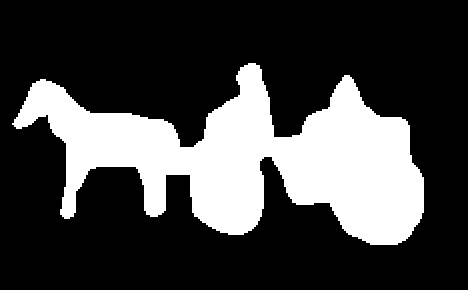
%> input picture BaiSkeletonPruningDCE/carriage-17.GIF, 468 x 290 px
$ octave Test.m   (GNU Octave 9; MATLAB toolbox functions it lacks are replaced by stand-ins)
%> lines starting %> are read from the running program, lines starting %| are printed output that depends on the picture; in (x1, y1, x2, y2) boxes, pixels count from 0 and x2, y2 are one past the last pixel; in counts of white or black regions, pixels touching at a corner belong together; the program's own positions count from 1
### BaiSkeletonPruningDCE/GetContour1.m
function  [aa,bb,edge]=GetContour(bw)
%----------------------------------------
%Name: contour=GetContour(bw)
%Desc: To get the point's position along the boundary
%      bw is a n¡Án matrix
%Para: In bw, Non-zero point present the position of the shape
%Return:aa ,bb--the point's position along the boundary
%----------------------------------------
if max(max(bw))>1;

    I2=im2bw(bw,0.5);
else
    I2=bw;
end

[mm,nn]=size(bw);
   I3=bwperim(I2);
 edge=zeros(mm,nn);
   i=1;
   for j=1:nn;
       I3(i,j)=0;
   end
   i=mm;
   for j=1:nn;
       I3(i,j)=0;
   end
   j=1;
   for i=1:mm;
       I3(i,j)=0;
   end
   j=nn;
   for i=1:mm;
       I3(i,j)=0;
   end


   dx=[-1,-1,-1,0,1,1,1,0];
   dy=[-1,0,1,1,1,0,-1,-1];
   for i=1:mm;
       for j=1:nn;

           y=j;
           x=mm-i+1;
           if I3(x,y)==1;
               sx=x;
               sy=y;
           end
       end
   end
   cx=sx;
   cy=sy;
   temp=0;
   NO=1;

   bFindStartPoint = 0;
   while(~bFindStartPoint);
       aa(NO)=cx;
       bb(NO)=cy;
       edge(cx,cy)=1;
       bFindPoint =0;
       while ~bFindPoint;
               tx=cx+dx(temp+1);
               ty=cy+dy(temp+1);
               pixel = I3(tx,ty);
               if pixel==1;
                   bFindPoint = 1;
                   cx=tx;
                   cy=ty;
                   if cx==sx&cy==sy;
                       bFindStartPoint=1;
                   end
                   temp=temp-1;
                   if temp==-1;
                       temp=7;
                   end
                   temp=temp-1;
                   if temp==-1;
                       temp=7;
                   end
               else
                   temp=temp+1;
                   if temp==8;
                       temp=0;
                   end
               end
           end
           NO=NO+1;

       end


### BaiSkeletonPruningDCE/div_skeleton_new.m

function [bw,I0,x,y,x1,y1,aa,bb]=div_skeleton_new(ro,T1,I0,no_vertice)
%Output: bw is skeleton image, I0 is original image
%        [x,y] is DCE verices, and [x1,y1] is skeleton endpoints
%        [aa,bb] is the original contour
%input : ro is always set as 4, and
%T1 is the parameter for evaluating the intersection, it is distance in pixels
%I0 is the input binary image,
%no_vertice is the number of vertices of the polygon similified by DCE.


if max(max(I0))>1;
I0=im2bw(I0);
end
%I0=1-I0;%add
%[aa,bb,I5]=GetContour(I0);
 [aa,bb,I5]=GetContour1(I0);

%[aa,bb]=TraceContour(I1)

%I2=im2bw(I1,0.5);
I3=bwperim(I0);

[s,value]=evolution([aa',bb'],no_vertice);
a=s(:,1);
b=s(:,2);
NO=length(a);


    [convex_temp,concave_temp]=FindConvex(a,b,NO);
     convex=zeros(1,NO);
     convex(convex_temp)=1;

   m=length(a);
    for i=1:m;
        intersect(i)=Intersecto(a,b,i,concave_temp,T1);
    end
    final=convex-intersect;
    remain=find(final==1);
    NONO=length(remain);
    aaa=a(remain); bbb=b(remain);

mark=Curvediv1(aa,bb,aaa,bbb,NONO,I3);
[p,q]=find(mark~=0);
u=length(p);
for i=1:u;
    mark(p(i),q(i))=mark(p(i),q(i))+1;
end
mark=MarkOther(mark, I3, I5);
bw=SkeletonGrow1(I0,ro,mark);
x=a;
x(NO+1)=a(1);
y=b;
y(NO+1)=b(1);
x1=aaa;
y1=bbb;

%figure;plot(x,y);
%figure;plot(aa,bb);

### BaiSkeletonPruningDCE/evolution.m
function [s, value, delval]=evolution(slist,number,maxvalue,keepEndpoints,processUntilConvex,show)
%EVOLUTION(slist, number,<maxvalue>,<keepEndpoints>,<processUntilConvex><show>)
% discrete curve evolution of slist to n points
%input: slist, number of vertices in resulting list
%       optional: maxvalue: stop criterion,if >0.0 value overrides number
%       optional: keepEndpoints. if set to 1, endpoints are NOT deleted
%       optional: processUntilConvex. if set to 1, evolution continues until
%                 shape is convex
%       optional: show: displayflag
%output: s=simplificated list
%			value= vector containing values of remaining vertices in point-order
%			delval= vector containing values of deleted vertices in order of deletion


% this function is not speed-optimized, it is near a simple brute force
% implementation !

% blocking of vertices is taken into account.
if exist('keepEndpoints')==0
    keepEndpoints=0;
end

if exist('processUntilConvex==0')==0
    processUntilConvex=0;
end

% [5 lines of commented-out code are left out]
display = 0;

if (exist('maxvalue')) & maxvalue > 0
   number=3;
else
   maxvalue=inf;
end

if (processUntilConvex>0)
    number=3;
    maxValue = inf;
end

if (number<3) | (length(slist)<=3)
   fprintf('WARNING (evolution): less than 3 vertices\n')
   s=slist;
   return
end

delval=[];
peri=polperimetr([slist;slist(1,:)]);
s=slist;

%initialize value vector (containing the information value of each vertex)
value=zeros(length(s),1);
for i=1:length(s)
	value(i)=relevance(s,i,peri,keepEndpoints);
end


m=-1;
%mainloop
while 1

   if display
   	plotslist(s,1);
      fprintf('value of deleted vertex: %7.5f\n',m);
      pause;
   end

   if processUntilConvex & isConvex(s)
       break;                   % => ready
   end

   if number >= length(s)
      break;						% => ready
   end


   [m i]=min(value);				%find min. value
   if m > maxvalue				% => ready
      break
   end


   % test blocking
   if m > 0
      bf=blocked(s,i);

      % if vertex is blocked, find first non-blocked vertex
      % this procedure is separated from the 'usual min-case'
      % for speed-reasons (sort is needed instead of min)
      if bf
         [rel ind]=sort(value);
         j=2;
      	m=1e16;  %inf.

         while j <= length(s)
         	i=ind(j);
         	bf=blocked(s,i);
         	if bf==0
         	   m=rel(j);
         	   break;
            end
            j=j+1;
      	end

      	if m>maxvalue
         	break;					% => ready.
      	end
      end
   end

   %delete vertex
   px=s(i,1);
   py=s(i,2);		% keep coordinates
   s(i,:)=[];
   value(i)=[];
   delval=[delval; m];


   %neighbouring vertices
   i0=i-1;
   i1=i;
   if i0==0
   	i0=length(s);
	elseif i1>length(s)
   	i1=1;
   end


   %neighbouring vertices changed value
   value(i0)=relevance(s,i0,peri,keepEndpoints);
   value(i1)=relevance(s,i1,peri,keepEndpoints);

end %while
return

%-------------------------------------------
%RELEVANCE
%returns normalized relevance measure of required index

function v=relevance(s,index,peri,keepEndpoints)

if keepEndpoints
    if index==1 | index == length(s(:,1))
        v=inf;
        return;
    end
end

%vertices
i0=index-1;
i1=index;
i2=index+1;
if i0==0
   i0=length(s);
elseif i2>length(s)
   i2=1;
end

%segments
seg1x=s(i1,1)-s(i0,1);
seg1y=s(i1,2)-s(i0,2);
seg2x=s(i1,1)-s(i2,1);
seg2y=s(i1,2)-s(i2,2);

l1=sqrt(seg1x*seg1x + seg1y*seg1y);
l2=sqrt(seg2x*seg2x + seg2y*seg2y);

%turning angle (0-180)
a=180 - acos(([seg1x seg1y]*[seg2x;seg2y])/l1/l2) * 180 / pi;


%relevance measure
v=a*l1*l2 / (l1 + l2);
v=v/peri;  %normalize
return

%-------------------------------------------------------------
%seglength

% [5 lines left out: function seglength, not called in this run]

%-------------------------------------------------------------
%blocked

% [63 lines left out: function blocked, not called in this run]


%-------------------------------------------------------------
% check if shape is convex (or concave)

% [36 lines left out: functions isConvex, curvatureDirection, not called in this run]


% PERIMETER Perimeter (length) of a polygon.
%	P = PERIMETR(s) Returns perimeter (length)
%	of a polygon (or a sequence of line segments)
% Calculate length ......................
function  p = polperimetr(s)
p = sum(sqrt(diff(s(:,1)).^2+diff(s(:,2)).^2));

### BaiSkeletonPruningDCE/FindConvex.m
function [l,lc]=FindConvex(a,b,NOs)
i=1;
dx1 = a(i) - a(NOs);
dy1 = b(i) - b(NOs);
dx2 = a(i+1)-a(i) ;
dy2 = b(i+1)-b(i) ;
temp(i) = dx1*dy2 - dy1*dx2;
for i=2:NOs-1;
    dx1 = a(i)-a(i-1) ;
    dy1 = b(i)-b(i-1) ;
    dx2 = a(i+1)-a(i) ;
    dy2 = b(i+1)-b(i) ;
    temp(i) = dx1*dy2 - dy1*dx2;
end
i=NOs;
dx1 = a(i)-a(i-1) ;
dy1 = b(i)-b(i-1) ;
dx2 = a(1)-a(i) ;
dy2 = b(1)-b(i) ;
temp(i) = dx1*dy2 - dy1*dx2;

%%
l1=find(temp>0);
l2=find(temp<0);

if length(l1)>length(l2);
    l=l1;lc=l2;
else
    l=l2;lc=l1;
end

### BaiSkeletonPruningDCE/Test.m
I = imread('carriage-17.GIF');
%> I is the input picture: size 290x468 uint8; 26.4% white; 1 white region, box (x1, y1, x2, y2) and area: (12, 63, 424, 245) 35852
I = imresize(I,.75);
%> I: size 218x351 uint8
bw = im2bw(I);
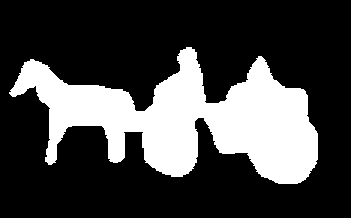
%> bw: size 218x351 logical; 26.6% white; 1 white region, box (x1, y1, x2, y2) and area: (9, 47, 318, 184) 20340
bw= 1-bw; %the shape must be black, i.e., values zero.

[bw,I0,x,y,x1,y1,aa,bb]=div_skeleton_new(4,1,bw,14);
%> in GetContour, `I3=bwperim(I2);`:
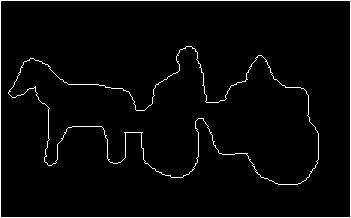
%> I3: size 218x351 logical; 3% white in thin lines or dots
%> after the loop in GetContour, `for j=1:nn;`:
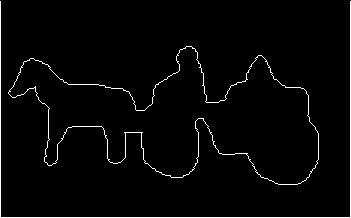
%> I3: size 218x351 logical; 2.5% white in thin lines or dots
%> after the loop in GetContour, `for j=1:nn;`:
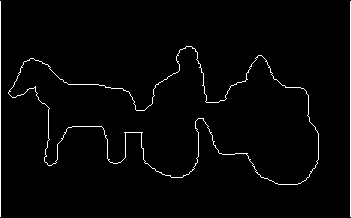
%> I3: size 218x351 logical; 2% white in thin lines or dots
%> after the loop in GetContour, `for i=1:mm;`:
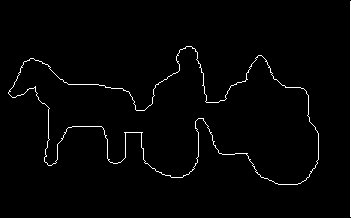
%> I3: size 218x351 logical; 1.8% white in thin lines or dots
%> after the loop in GetContour, `for i=1:mm;`:
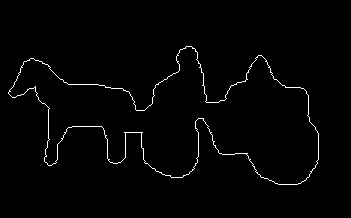
%> I3: size 218x351 logical; 1.5% white in thin lines or dots, all inside (x1, y1, x2, y2) = (8, 46, 319, 185)
%> after the loop in GetContour, `for i=1:mm;`: sx = 47; sy = 192
%> in GetContour, `cx=sx;`: cx = 47
%> in GetContour, `cy=sy;`: cy = 192
%> after the loop in GetContour, `while(~bFindStartPoint);`: NO = 1068; aa = 1067 values, max 185 at index 288, min 47 at index 1, mean 118.2; bFindStartPoint = 1; bb = 1067 values, max 319 at index 231, min 9 at index 819, mean 165.3; temp = 1
%> in polperimetr, `p = sum(sqrt(diff(s(:,1)).^2+diff(s(:,2)).^2));`: p = 1222.3
%> in evolution, `s=slist;`: s = 1067 rows, first 12: [47 192; 48 193; 49 194; 49 195; 50 196; 51 196; 52 197; 53 198; 54 198; 55 198; 56 198; 57 198]
%> the loop in evolution, `for i=1:length(s)` made 1067 passes
%> (seg1x in relevance, seg1y in relevance, seg2x in relevance, seg2y in relevance, l1 in relevance, l2 in relevance, a in relevance, v in relevance) on passes 1 to 3: (0, 1, -1, -1, 1, 1.41, 45, 0.0216), (1, 1, -1, -1, 1.41, 1.41, 8.54e-07, 4.94e-10), (1, 1, 0, -1, 1.41, 1, 45, 0.0216)
%> the run ends on the next line
